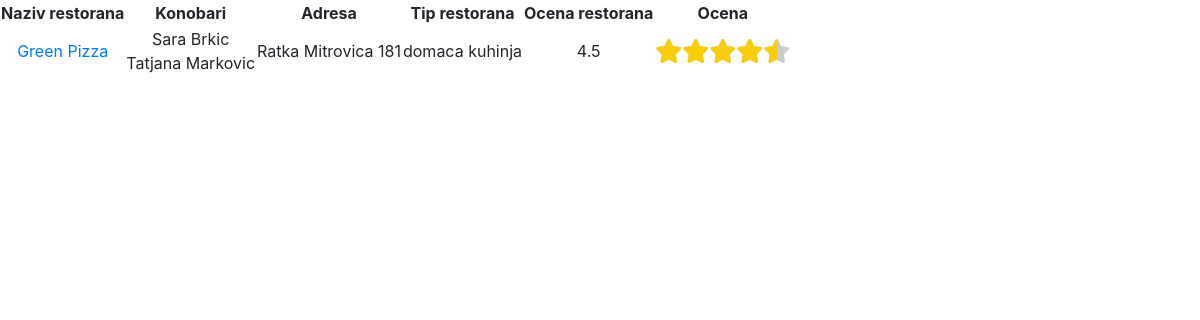
Page /gost_restorani_prikaz_restorana.php?pretaga_naziv=Green Pizza on the committed database.
### tables this page shows
CREATE TABLE IF NOT EXISTS `restorani` (
  `id` int NOT NULL AUTO_INCREMENT,
  `naziv` varchar(50) NOT NULL,
  `adresa` varchar(50) NOT NULL,
  `tip` enum('kineski','indijski','japanski','domaca kuhinja') NOT NULL,
  `prosecna_ocena` float NOT NULL,
  `mapa` varchar(500) NOT NULL,
  `telefon` varchar(50) NOT NULL,
  `pocetak_radnog_vremena` time NOT NULL,
  `kraj_radnog_vremena` time NOT NULL,
  `opis` varchar(500) NOT NULL,
  `kontakt_osoba` varchar(50) NOT NULL,
  `broj_stolova` int NOT NULL,
  `broj_ocena` int NOT NULL,
  PRIMARY KEY (`id`)
);

CREATE TABLE IF NOT EXISTS `konobari` (
  `kor_ime` varchar(50) NOT NULL,
  `id_restorana` int NOT NULL,
  `aktivnost` enum('aktivan','blokiran') NOT NULL,
  `ime` varchar(50) NOT NULL,
  `prezime` varchar(50) NOT NULL,
  `id` int NOT NULL AUTO_INCREMENT,
  PRIMARY KEY (`id`)
);

### gost_restorani_prikaz_restorana.php (the view, shortened to what this page needs)
<!DOCTYPE html>
<html>
    <head>
        <link rel="stylesheet" type="text/css" href="bootstrap.min.css">
        <link rel="stylesheet" type="text/css" href="izgled_stranice.css">
        <link rel="stylesheet" href="https://cdnjs.cloudflare.com/ajax/libs/font-awesome/6.0.0-beta3/css/all.min.css">
    </head>
    <body>
        <?php
        require 'dbConn.php';
        $sort_naziv = $_GET['sort_naziv'];
        $sort_adresa = $_GET['sort_adresa'];
        $sort_tip = $_GET['sort_tip'];
        $pretaga_naziv = $_GET['pretaga_naziv'];
        $pretaga_adresa = $_GET['pretaga_adresa'];
        $pretaga_tip = $_GET['pretaga_tip'];
        if($sort_naziv == 'neopadajuce'){
            $sort_naziv = 'asc';
        }
        else{
            $sort_naziv = 'desc';
        }
        if($sort_adresa == 'neopadajuce'){
            $sort_adresa = 'asc';
        }
        else{
            $sort_adresa = 'desc';
        }
        if($sort_tip == 'neopadajuce'){
            $sort_tip = 'asc';
        }
        else{
            $sort_tip = 'desc';
        }
        $result = mysqli_query($conn, "select * from restorani where naziv like '%$pretaga_naziv%' and adresa like '%$pretaga_adresa%' and tip like '%$pretaga_tip%' order by naziv ".$sort_naziv.", adresa ".$sort_adresa.", tip ".$sort_tip."");
        ?>
        <table>
            <tr colspan = "2">
                <th>Naziv restorana</th>
                <th>Konobari</th>
                <th>Adresa</th>
                <th>Tip restorana</th>
                <th>Ocena restorana</th>
                <th>Ocena</th>
            </tr>
            <?php
            if(mysqli_num_rows($result)>0){
                while($row = mysqli_fetch_assoc($result)){
                  ?>
            <tr colspan = "2">
                <td><a href="detalji.php?id=<?php echo $row['id']; ?>"><?php echo $row['naziv']; ?></a></td>
                <td><?php
                $id_restorana = $row['id'];
                $result1 = mysqli_query($conn, "select * from konobari where id_restorana='$id_restorana' and aktivnost='aktivan'");
                if(mysqli_num_rows($result1)>0){
                    while($row1 = mysqli_fetch_assoc($result1)){
                        echo $row1['ime'].' '.$row1['prezime'].'<br>';
                    }
                }
                ?></td>
                <td><?php echo $row['adresa'] ?></td>
                <td><?php echo $row['tip'] ?></td>
                <td><?php echo $row['prosecna_ocena'] ?></td>
                <td>
                    <div class="stars-outer">
                        <div class="stars-inner" style="width: <?php echo ($row['prosecna_ocena'] / 5) * 100; ?>%;"></div>
                    </div>
                </td>
            </tr>
            <?php
                }
            }
            ?>
        </table>
    </body>
</html>

### izgled_stranice.css (style rules this page uses)
th { text-align: center; }
td { text-align: center; }

### gost_restorani_prikaz_restorana.php (style rules this page uses)
.stars-outer { display: inline-block; position: relative; font-family: FontAwesome; font-size: 24px; color: #ccc; }
.stars-inner { position: absolute; top: 0; left: 0; white-space: nowrap; overflow: hidden; color: #f8ce0b; }
.stars-inner::before, .stars-outer::before { content: "\f005 \f005 \f005 \f005 \f005"; }

### rows in the picture
restorani: naziv "Green Pizza", adresa "Ratka Mitrovica 181", tip "domaca kuhinja", prosecna_ocena "4.5"
konobari: ime "Sara", prezime "Brkic"
konobari: ime "Tatjana", prezime "Markovic"
